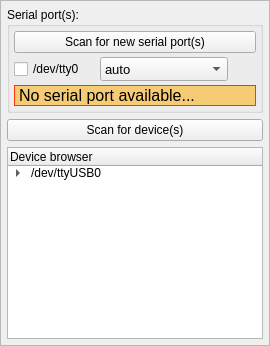
     <widget class="QFrame" name="frameDevices">
      <property name="minimumSize">
       <size>
        <width>240</width>
        <height>0</height>
       </size>
      </property>
      <property name="maximumSize">
       <size>
        <width>280</width>
        <height>16777215</height>
       </size>
      </property>
      <property name="frameShape">
       <enum>QFrame::StyledPanel</enum>
      </property>
      <property name="frameShadow">
       <enum>QFrame::Raised</enum>
      </property>
      <layout class="QVBoxLayout" name="verticalLayout_3">
       <property name="spacing">
        <number>6</number>
       </property>
       <property name="leftMargin">
        <number>6</number>
       </property>
       <property name="topMargin">
        <number>6</number>
       </property>
       <property name="rightMargin">
        <number>6</number>
       </property>
       <property name="bottomMargin">
        <number>6</number>
       </property>
       <item>
        <widget class="QGroupBox" name="groupPorts1">
         <property name="title">
          <string>Serial port(s):</string>
         </property>
         <layout class="QVBoxLayout" name="verticalLayout_4">
          <property name="spacing">
           <number>4</number>
          </property>
          <property name="leftMargin">
           <number>4</number>
          </property>
          <property name="topMargin">
           <number>4</number>
          </property>
          <property name="rightMargin">
           <number>4</number>
          </property>
          <property name="bottomMargin">
           <number>4</number>
          </property>
          <item>
           <widget class="QPushButton" name="pushScanSerial">
            <property name="toolTip">
             <string>&lt;html&gt;&lt;head/&gt;&lt;body&gt;&lt;p&gt;&lt;span style=&quot; font-weight:600;&quot;&gt;Prerequisit:&lt;/span&gt;&lt;/p&gt;&lt;p&gt;Make sure you got the right serial adapter for the job!&lt;/p&gt;&lt;p&gt;If you are running Windows, you will also need to install the right driver for your adapter.&lt;/p&gt;&lt;/body&gt;&lt;/html&gt;</string>
            </property>
            <property name="text">
             <string>Scan for new serial port(s)</string>
            </property>
            <property name="icon">
             <iconset resource="../resources/resources.qrc">
              <normaloff>:/icons/icons/emblem-ubuntuone-unsynchronized.svg</normaloff>:/icons/icons/emblem-ubuntuone-unsynchronized.svg</iconset>
            </property>
           </widget>
          </item>
          <item>
           <layout class="QVBoxLayout" name="verticalLayout_2">
            <item>
             <layout class="QGridLayout" name="groupPorts">
              <item row="0" column="2">
               <widget class="QPushButton" name="p2_pushButton">
                <property name="minimumSize">
                 <size>
                  <width>24</width>
                  <height>24</height>
                 </size>
                </property>
                <property name="maximumSize">
                 <size>
                  <width>24</width>
                  <height>24</height>
                 </size>
                </property>
                <property name="accessibleName">
                 <string notr="true"/>
                </property>
                <property name="text">
                 <string/>
                </property>
                <property name="icon">
                 <iconset resource="../resources/resources.qrc">
                  <normaloff>:/icons/icons/emblem-ubuntuone-updating.svg</normaloff>:/icons/icons/emblem-ubuntuone-updating.svg</iconset>
                </property>
                <property name="iconSize">
                 <size>
                  <width>24</width>
                  <height>24</height>
                 </size>
                </property>
                <property name="flat">
                 <bool>true</bool>
                </property>
               </widget>
              </item>
              <item row="0" column="0">
               <widget class="QCheckBox" name="p2_checkBox">
                <property name="toolTip">
                 <string notr="true"/>
                </property>
                <property name="accessibleName">
                 <string notr="true"/>
                </property>
                <property name="text">
                 <string notr="true">/dev/tty0</string>
                </property>
               </widget>
              </item>
              <item row="0" column="1">
               <widget class="QComboBox" name="p1_comboBox">
                <property name="sizePolicy">
                 <sizepolicy hsizetype="MinimumExpanding" vsizetype="Fixed">
                  <horstretch>0</horstretch>
                  <verstretch>0</verstretch>
                 </sizepolicy>
                </property>
                <property name="minimumSize">
                 <size>
                  <width>80</width>
                  <height>0</height>
                 </size>
                </property>
                <property name="maximumSize">
                 <size>
                  <width>128</width>
                  <height>24</height>
                 </size>
                </property>
                <property name="font">
                 <font>
                  <pointsize>10</pointsize>
                 </font>
                </property>
                <property name="toolTip">
                 <string notr="true"/>
                </property>
                <property name="accessibleName">
                 <string notr="true"/>
                </property>
                <item>
                 <property name="text">
                  <string>auto</string>
                 </property>
                </item>
               </widget>
              </item>
             </layout>
            </item>
           </layout>
          </item>
          <item>
           <widget class="QLabel" name="serialPortErrors_label">
            <property name="font">
             <font>
              <pointsize>12</pointsize>
             </font>
            </property>
            <property name="toolTip">
             <string>&lt;html&gt;&lt;head/&gt;&lt;body&gt;&lt;p&gt;Is your USB2Dynamixel or USB2AX connected?&lt;/p&gt;&lt;/body&gt;&lt;/html&gt;</string>
            </property>
            <property name="styleSheet">
             <string notr="true">border: 1px solid rgb(255, 53, 3);
background: rgba(255, 170, 0, 128);</string>
            </property>
            <property name="text">
             <string>No serial port available...</string>
            </property>
           </widget>
          </item>
         </layout>
        </widget>
       </item>
       <item>
        <widget class="QPushButton" name="pushScanServo">
         <property name="toolTip">
          <string>&lt;html&gt;&lt;head/&gt;&lt;body&gt;&lt;p&gt;Will search new for new devices on all serial ports &amp;quot;ticked&amp;quot;.&lt;/p&gt;&lt;p&gt;Doesn't work? Use the &amp;quot;advance scanner&amp;quot; to find out where your devices are hiding!&lt;/p&gt;&lt;/body&gt;&lt;/html&gt;</string>
         </property>
         <property name="text">
          <string>Scan for device(s)</string>
         </property>
         <property name="icon">
          <iconset resource="../resources/resources.qrc">
           <normaloff>:/icons/icons/emblem-ubuntuone-updating.svg</normaloff>:/icons/icons/emblem-ubuntuone-updating.svg</iconset>
         </property>
        </widget>
       </item>
       <item>
        <widget class="QTreeWidget" name="deviceTreeWidget">
         <property name="toolTip">
          <string/>
         </property>
         <column>
          <property name="text">
           <string>Device browser</string>
          </property>
         </column>
         <item>
          <property name="text">
           <string notr="true">/dev/ttyUSB0</string>
          </property>
          <item>
           <property name="text">
            <string notr="true">[#?] Servo</string>
           </property>
          </item>
         </item>
        </widget>
       </item>
      </layout>
     </widget>
